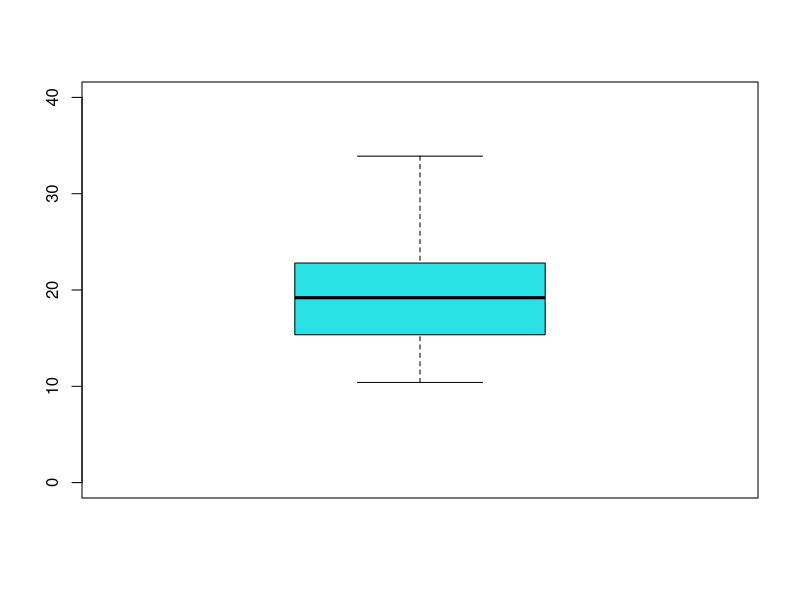

Generate this figure with R: (Note: this script raises an error after producing the figure.)
#boxplot & barplot

boxplot(mtcars$mpg,
        col = 5,
        ylim = c(0,40))

boxplot(mtcars$mpg[vs == 0],
        col = 6,
        ylim = c(0,40))

boxplot(mtcars$mpg~mtcars$vs,
        col = c(4,5),
        ylim = c(0,40))


table(mtcars$vs)
engine_num <- table(mtcars$vs)
barplot(engine_num,
        ylim = c(0,2),
        xlim = c(0,20),
        col = c(4,5),
        horiz = TRUE)
engine_percent <- table(vs) / 32
barplot(engine_percent)

# Horizontal Barplot

attach(mtcars)

vs.table <- table(vs)

vs.barplot <- barplot(vs.table, col = c(3,4),
                      ylim = c(0,20),
                      main = "Barplot of Engine",
                      names.arg = c("V-shaped", "Straight"), #the names of each column
                      xlab = "Type of Engine",
                      ylab = "Frequency")

text(vs.barplot, vs.table+1.0, labels = vs.table)

vs.barplot <- barplot(vs.table, col = c(3,4),
                      ylim = c(0,8),
                      xlim = c(0,20),
                      #main = "Barplot of Engine",
                      names.arg = c("V-shaped", "Straight"),
                      xlab = "Type of Engine",
                      ylab = "Frequency",
                      horiz = T,
                      las = 1, #label axis style
                      cex.axis = 0.8, #character expansion
                      cex.names = 0.8,
                      cex.lab = 0.9)

text(vs.table+1.0, vs.barplot, labels = vs.table, cex = 0.8)
title(main = "Barplot of Engines", line = -5)


#Barplot decoration

attach(mtcars)
cyl.table <- table(cyl)

cyl.barplot <- barplot(cyl.table,
                     col = c(3,4,5),
                     ylim = c(0,20),
                     main = "Barplot of Number of Cylinders",
                     names.arg = c("4 Cylinders", "6 Cylinders", "8 Cylinders"),
                     space = c(0.8,0.8,0.8), #width can be applied too
                     density = c(10,20,30),
                     angle = c(0,45,90))
text(cyl.barplot, cyl.table+1, labels = cyl.table)
